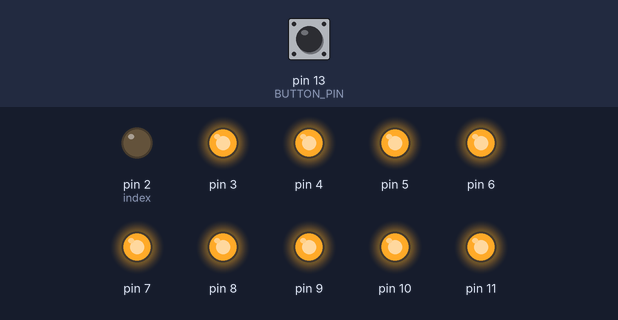
The sketch below on a simulated Arduino Uno, built with avr-gcc and run on an emulated ATmega328P. On the bench: output pins drawn as LEDs (lit = HIGH). The test bench sets the inputs (shaded band); at power-on: pin 13 (BUTTON_PIN) HIGH.

Above: at 1.2 s.
1.3 s: pin 13 (BUTTON_PIN) pulled LOW for 0.15 s
At 2.5 s:
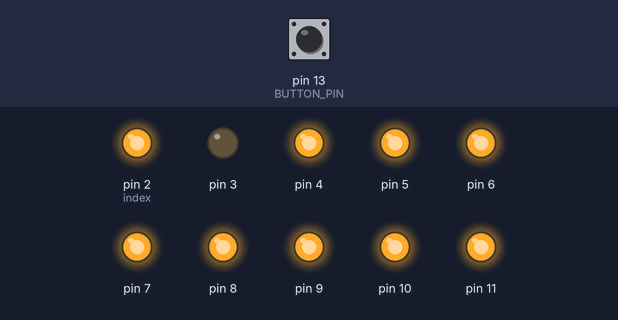
2.9 s: pin 13 (BUTTON_PIN) pulled LOW for 1 s
At 3.9 s:
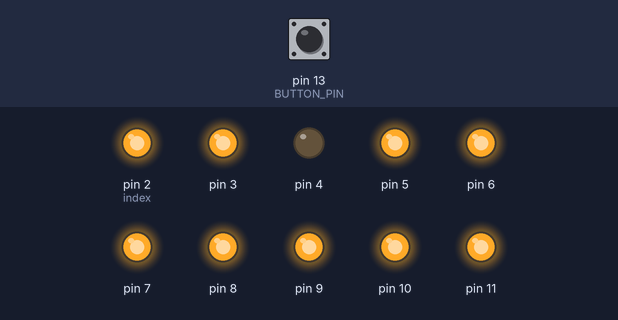
5.4 s: pin 13 (BUTTON_PIN) pulled LOW for 0.15 s
At 5.8 s:
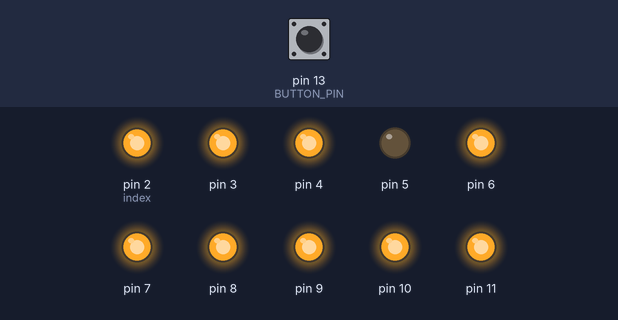
7.0 s: pin 13 (BUTTON_PIN) pulled LOW for 3.2 s
At 8.2 s:
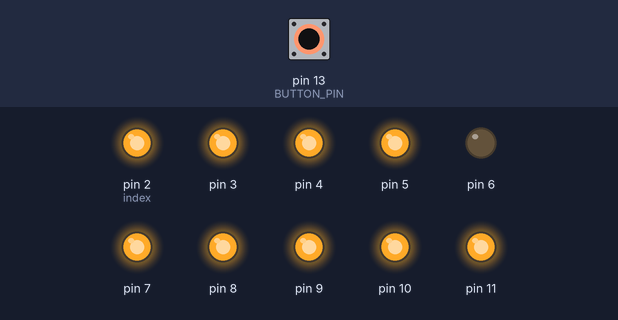
11.7 s: pin 13 (BUTTON_PIN) pulled LOW for 0.15 s
At 12.9 s:
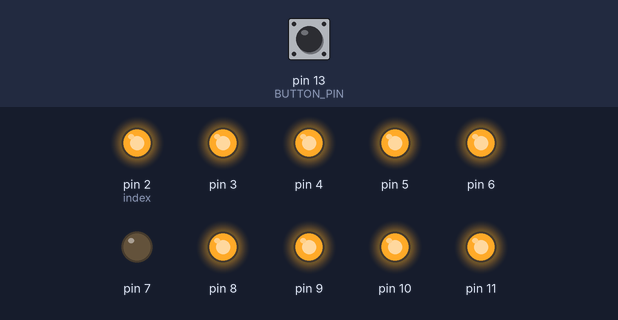
13.3 s: pin 13 (BUTTON_PIN) pulled LOW for 1 s
At 14.2 s:
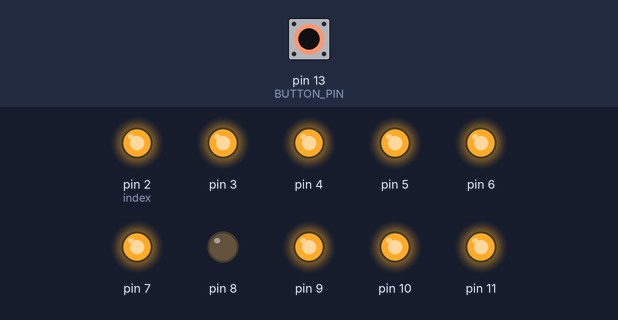
Timing chart, 0 to 16.3 s (numbered marks = the images above; inputs shaded):
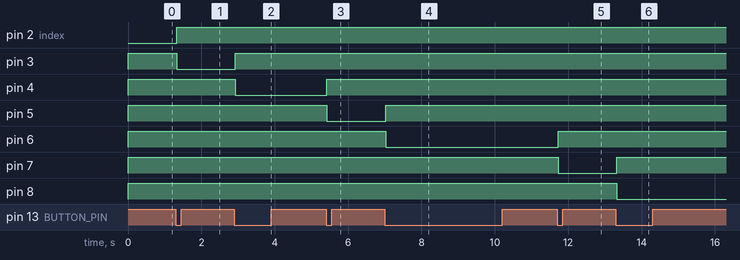

The sketch:

main.ino
```cpp
#include <Bounce2.h>
#define BUTTON_PIN 13

// Instantiate a Bounce object
Bounce debouncer = Bounce();

void setup() {
  digitalWrite(2, LOW);
  digitalWrite(3, HIGH);
  digitalWrite(4, HIGH);
  digitalWrite(5, HIGH);
  digitalWrite(6, HIGH);
  digitalWrite(7, HIGH);
  digitalWrite(8, HIGH);
  digitalWrite(9, HIGH);
  digitalWrite(10, HIGH);
  digitalWrite(11, HIGH);

  // Setup the button with an internal pull-up :
  pinMode(BUTTON_PIN,INPUT_PULLUP);

  // After setting up the button, setup the Bounce instance :
  debouncer.attach(BUTTON_PIN);
  debouncer.interval(25); // interval in ms

  pinMode(2, OUTPUT);
  pinMode(3, OUTPUT);
  pinMode(4, OUTPUT);
  pinMode(5, OUTPUT);
  pinMode(6, OUTPUT);
  pinMode(7, OUTPUT);
  pinMode(8, OUTPUT);
  pinMode(9, OUTPUT);
  pinMode(10, OUTPUT);
  pinMode(11, OUTPUT);
}

int index = 2;
void loop() {
  debouncer.update(); // Update the Bounce instance

  if ( debouncer.fell() ) {
    if(index < 11) {
      index += 1;
      digitalWrite(index, LOW);
      digitalWrite(index - 1, HIGH);
    } else {
      digitalWrite(index, HIGH);
      index = 2;
      digitalWrite(index, LOW);
    }
  }
}
```

Measured:
- after the input at 1.3 s, pin 2 (index): LOW → HIGH at once; pin 3: HIGH → LOW at once
- after the input at 2.9 s, pin 3: LOW → HIGH at once; pin 4: HIGH → LOW at once
- after the input at 5.4 s, pin 4: LOW → HIGH at once; pin 5: HIGH → LOW at once
- after the input at 7.0 s, pin 5: LOW → HIGH at once; pin 6: HIGH → LOW at once
- after the input at 11.7 s, pin 6: LOW → HIGH at once; pin 7: HIGH → LOW at once
- after the input at 13.3 s, pin 7: LOW → HIGH at once; pin 8: HIGH → LOW at once
